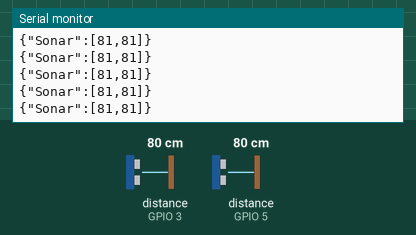
This sketch was run on a simulated ESP32. On the bench: the last lines printed to the serial monitor. Inputs (shaded band) come from the test bench; at power-on: distance to the obstacle (sensors on GPIO 3, GPIO 5) 80 cm. The echo pulse lasts 58.3 µs per cm.

Above: at 1.2 s.
1.3 s: distance to the obstacle (sensor on GPIO 3) set to 120 cm
At 2.3 s:
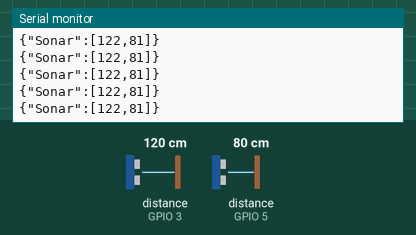
4.3 s: distance to the obstacle (sensor on GPIO 5) set to 2 cm
At 5.2 s:
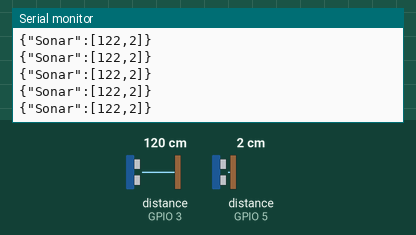
7.3 s: distance to the obstacle (sensor on GPIO 3) set to 2 cm
At 8.0 s:
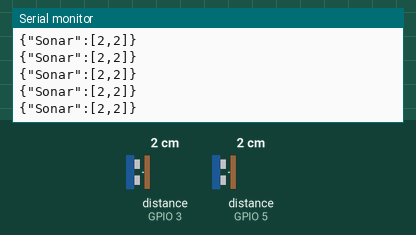
10.3 s: distance to the obstacle (sensor on GPIO 5) set to 18 cm
At 11.0 s:
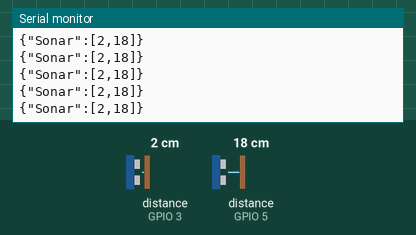
13.3 s: distance to the obstacle (sensor on GPIO 3) set to 18 cm
At 14.4 s:
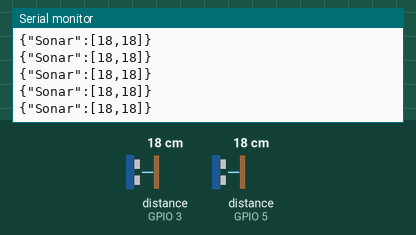
16.3 s: distance to the obstacle (sensor on GPIO 5) set to 120 cm
At 17.3 s:
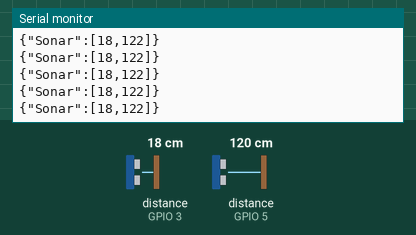
Timing chart, 0 to 19.3 s (numbered marks = the images above; inputs shaded):
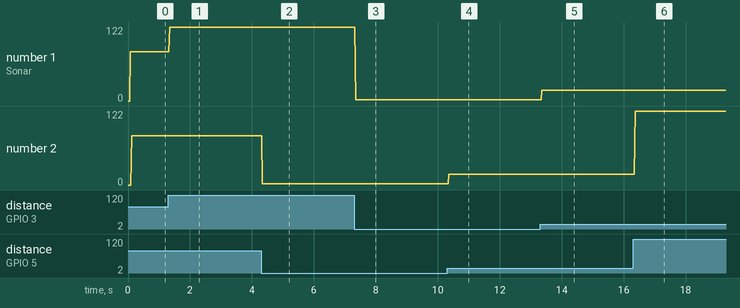

The sketch:

Multiple_Ultrasonic.ino
```cpp
// ---------------------------------------------------------
// NewPing sonar(TRIGGER_PIN, ECHO_PIN, MAX_DISTANCE);
// ---------------------------------------------------------
#include <NewPing.h>
#include <ArduinoJson.h>

#define SONAR_NUM     2 // Number or sensors.
#define MAX_DISTANCE 500 // Max distance in cm.
#define PING_INTERVAL 33 // Milliseconds between pings.

unsigned long pingTimer[SONAR_NUM]; // When each pings.
unsigned int cm[SONAR_NUM]; // Store ping distances.
uint8_t currentSensor = 0; // Which sensor is active.

DynamicJsonDocument doc(512);

NewPing sonar[SONAR_NUM] = { // Sensor object array.
  NewPing(2, 3, MAX_DISTANCE),
  NewPing(4, 5, MAX_DISTANCE)
};

void setup() {
  Serial.begin(9600);
  pingTimer[0] = millis() + 75; // First ping start in ms.
  for (uint8_t i = 1; i < SONAR_NUM; i++)
    pingTimer[i] = pingTimer[i - 1] + PING_INTERVAL;
}

void loop() {
  for (uint8_t i = 0; i < SONAR_NUM; i++) {
    if (millis() >= pingTimer[i]) {
      pingTimer[i] += PING_INTERVAL * SONAR_NUM;
      if (i == 0 && currentSensor == SONAR_NUM - 1)
        //oneSensorCycle(); // Do something with results.
      sonar[currentSensor].timer_stop();
      currentSensor = i;
      cm[currentSensor] = 0;
      sonar[currentSensor].ping_timer(echoCheck);
    }
  }
  // readSerial();
  writeSerial();
  // The rest of your code would go here.
}

void echoCheck() { // If ping echo, set distance to array.
  if (sonar[currentSensor].check_timer())
    cm[currentSensor] = sonar[currentSensor].ping_result / US_ROUNDTRIP_CM;
}

void writeSerial(){
  for (uint8_t i = 0; i < SONAR_NUM; i++) {
    doc["Sonar"][i] = cm[i];
  }
serializeJson(doc, Serial);
Serial.println();
}
```

Measured:
- after the input at 1.3 s, the serial monitor: prints a new line after 0.05 s (image 1)
- after the input at 4.3 s, the serial monitor: prints a new line at once (image 2)
- after the input at 7.3 s, the serial monitor: prints a new line at once (image 3)
- after the input at 10.3 s, the serial monitor: prints a new line after 0.05 s (image 4)
- after the input at 13.3 s, the serial monitor: prints a new line after 0.05 s (image 5)
- after the input at 16.3 s, the serial monitor: prints a new line after 0.06 s (image 6)
- plotted number 1: 81 → 122 after the input at 1.3 s
- plotted number 2: 81 → 2 after the input at 4.3 s, 2 → 18 after the input at 10.3 s, 18 → 122 after the input at 16.3 s
